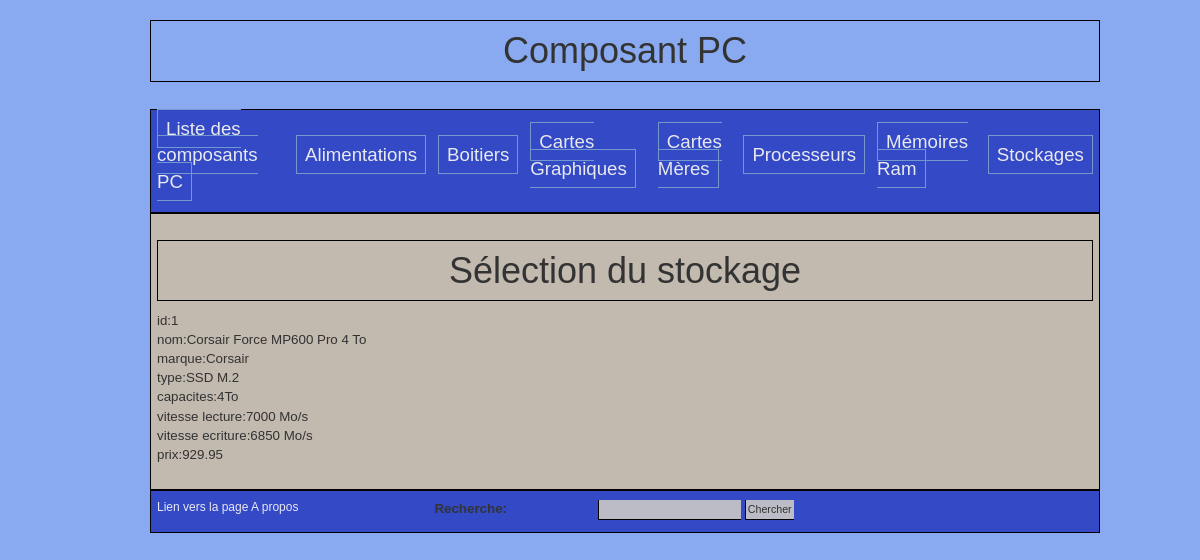
/include/stockage/Stockage.php?action=select&id=1, run on the app's committed database.
### tables this page shows
CREATE TABLE STOCKAGE ( id INT NOT NULL PRIMARY KEY AUTO_INCREMENT,
nom VARCHAR(100) NOT NULL, marque VARCHAR(100) NOT NULL, type VARCHAR(20) NOT NULL, capacites VARCHAR(20) NOT NULL, vitesse_lecture VARCHAR(30) NOT NULL, 
vitesse_ecriture VARCHAR(30) NOT NULL, prix FLOAT(10,2) NOT NULL);

### include/stockage/Stockage.php (the view, shortened to what this page needs)
<?php
$root =$_SERVER['DOCUMENT_ROOT'];
$action = key_exists('action', $_GET)? trim($_GET['action']): null;
switch ($action){
    case 'select':
        $id=$_GET["id"];
        $corps="<h1>Sélection du stockage</h1>" ;
        $connection =connecter();
        $requete="SELECT * FROM STOCKAGE where id=$id";
        $query  = $connection->query($requete);
        $query->setFetchMode(PDO::FETCH_OBJ);
        while( $enregistrement = $query->fetch() ){
            $corps .= "id:".$enregistrement->id."<br>nom:".$enregistrement->nom."<br>marque:".$enregistrement->marque."<br>";
            $corps.= "type:".$enregistrement->type."<br>capacites:".$enregistrement->capacites."<br>vitesse lecture:".$enregistrement->vitesse_lecture."<br>";
            $corps.= "vitesse ecriture:".$enregistrement->vitesse_ecriture."<br>prix:".$enregistrement->prix."<br>";
        }
        break;
}
include($root."/squelettes/squelette.php");
?>

### style/form.css (style rules this page uses)
body { margin-left: 150px; margin-right: 100px; font-family: arial, helvetica; font-size: 9pt; background-color: #89aaf1; }
h1 { text-align: center; border: 1px solid black; padding: 10px; }

### data on the page
stockage: id "1", nom "Corsair Force MP600 Pro 4 To", marque "Corsair", type "SSD M.2", capacites "4To", vitesse_lecture "7000 Mo/s", vitesse_ecriture "6850 Mo/s", prix "929.95"
